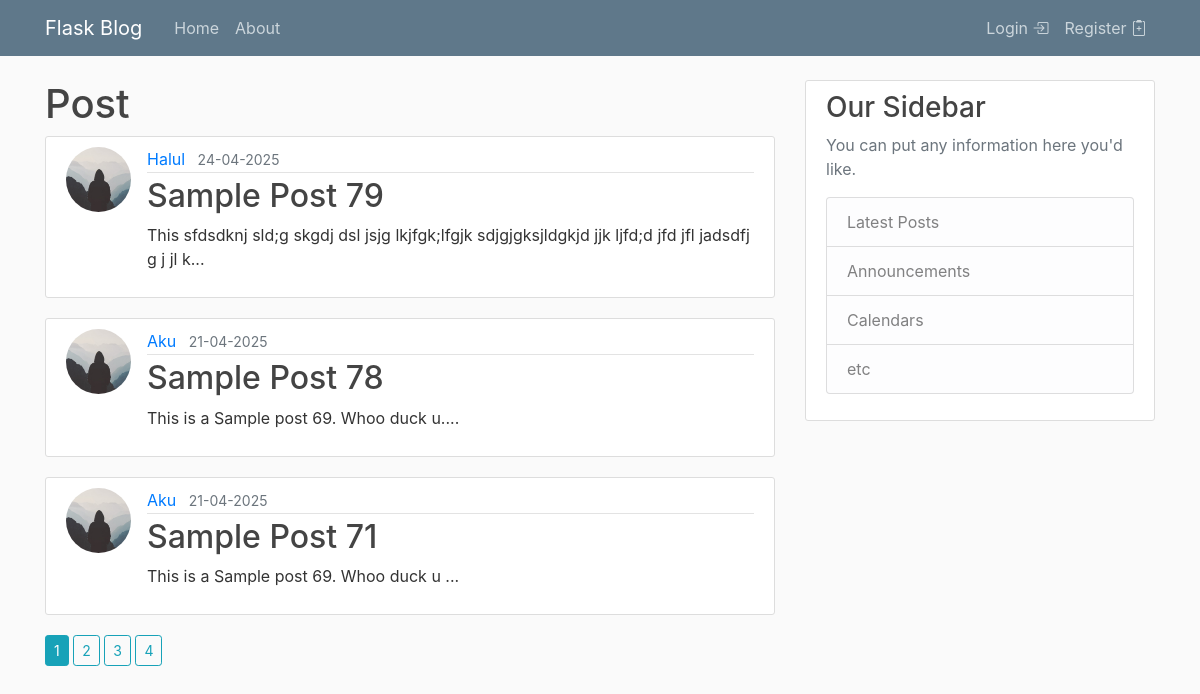
The page /home on the database its author committed.
### app/models.py (models this page shows, shortened)
class Post(db.Model):
    id=db.Column(db.Integer, primary_key=True)
    title=db.Column(db.String(50), nullable=False)
    date=db.Column(db.DateTime, nullable=False, default=datetime.utcnow)
    content=db.Column(db.Text, nullable=True)
    user_id=db.Column(db.Integer, db.ForeignKey('users.id'), nullable=False)

class User(db.Model, UserMixin):
    __tablename__ = 'users'
    id = db.Column(db.Integer, primary_key=True)
    user_name = db.Column(db.String(20), unique=True, nullable=False)
    email = db.Column(db.String(120), unique=True, nullable=False)
    image_file = db.Column(db.String(20), nullable=False, default="fb96dc9d77bfdf8c.jpg")
    paswd = db.Column(db.String(60), nullable=False)
    posts = db.relationship('Post', backref='author', lazy=True)

### app/main/routes.py (the view)
@main.route("/home", methods=['GET'])
def fuck_off():
    page=request.args.get('page', 1, type=int)
    return render_template("base.html", posts=Post.query.order_by(Post.date.desc()).paginate(per_page=3, page=page), User=User)

### app/templates/base.html
{% extends "layout.html" %}
{% block content %}
<h1>Post</h1>
{% for post in posts.items %}
<article class="media content-section">
  <img class="rounded-circle article-img" src="{{ url_for('static', filename="profile_pic/" + post.author.image_file) }}">
  <div class="media-body">
    <div class="article-metadata">
      <a class="mr-2" href="{{ url_for("users.user_posts", usr_name=post.author.user_name) }}">
            {% if post.user_id %}
                {{ post.author.user_name if post.user_id else "Default author" }}
            {% endif %}
      </a>
      <small class="text-muted">
            {% if post.date %}
                {{ post.date.strftime('%d-%m-%Y') }}
            {% else %}
                April 69, 6969
            {% endif %}
      </small>
    </div>
    <h2><a class="article-title" href="{{ url_for('posts.view_post', post_id=post.id) }}">{{ post.title }}</a></h2>
    <p class="article-content">{{ post.content[:100] }}...</p>
  </div>
</article>
{% endfor %}
  {% for page_num in posts.iter_pages(left_edge=1, right_edge=1, left_current=1, right_current=2) %}
    {% if page_num %}
      {% if posts.page == page_num %}
        <a href="{{ url_for("main.fuck_off", page=page_num) }}" class="btn btn-info btn-sm mb-4">{{ page_num }}</a>
      {% else %}
        <a href="{{ url_for("main.fuck_off", page=page_num) }}" class="btn btn-outline-info btn-sm mb-4">{{ page_num }}</a>
      {% endif %}
    {% else %}
      ...
    {% endif %}
  {% endfor %}
{% endblock content %}

### app/templates/layout.html (shortened to what this page needs)
<!DOCTYPE html>
<html>
    <head>
        <link rel="stylesheet" href="https://cdn.jsdelivr.net/npm/bootstrap@4.6.2/dist/css/bootstrap.min.css" />
        <link href="https://cdn.jsdelivr.net/npm/bootstrap-icons@1.11.3/font/bootstrap-icons.min.css" rel="stylesheet">
        <link rel="stylesheet" type="text/css" href='{{ url_for("static", filename="main.css" )}}' />
    </head>
    <body>
        <header class="site-header">
            <nav class="navbar navbar-expand-md navbar-dark bg-steel fixed-top">
                <div class="container">
                <a class="navbar-brand mr-4" href='{{ url_for("main.fuck_off") }}'>Flask Blog</a>
                <div class="collapse navbar-collapse" id="navbarToggle">
                    <div class="navbar-nav mr-auto">
                    <a class="nav-item nav-link" href='{{ url_for("main.fuck_off") }}'>Home</a>
                    <a class="nav-item nav-link" href='{{ url_for("main.hello") }}'>About</a>
                    </div>
                    <div class="navbar-nav">
                        {% if not current_user.is_authenticated %}
                            <a class="nav-item nav-link" href='{{ url_for("users.login_func") }}'>Login <i class="bi bi-box-arrow-in-right"></i></a>
                            <a class="nav-item nav-link" href='{{ url_for("users.register") }}'>Register <i class="bi bi-clipboard2-plus"></i></a>
                        {% endif %}
                    </div>
                </div>
                </div>
            </nav>
        </header>
        <main role="main" class="container">
        <div class="row">
            <div class="col-md-8">
            {% block content %}{% endblock content %}
            </div>
            <div class="col-md-4">
            <div class="content-section">
                <h3>Our Sidebar</h3>
                <p class='text-muted'>You can put any information here you'd like.
                <ul class="list-group">
                    <li class="list-group-item list-group-item-light">Latest Posts</li>
                    <li class="list-group-item list-group-item-light">Announcements</li>
                    <li class="list-group-item list-group-item-light">Calendars</li>
                    <li class="list-group-item list-group-item-light">etc</li>
                </ul>
                </p>
            </div>
            </div>
        </div>
</main>
    </body>
</html>

### app/static/main.css (style rules this page uses)
body { background: #fafafa; color: #333333; margin-top: 5rem; }
h1, h2, h3, h4, h5, h6 { color: #444444; }
.bg-steel { background-color: #5f788a; }
.site-header .navbar-nav .nav-link { color: #cbd5db; }
.content-section { background: #ffffff; padding: 10px 20px; border: 1px solid #dddddd; border-radius: 3px; margin-bottom: 20px; }
.article-title { color: #444444; }
.article-content { white-space: pre-line; }
.article-img { height: 65px; width: 65px; margin-right: 16px; }
.article-metadata { padding-bottom: 1px; margin-bottom: 4px; border-bottom: 1px solid #e3e3e3 }

### rows shown on the page
Post: image_file (picture), author "Halul", date "24-04-2025", title "Sample Post 79", content "This sfdsdknj sld;g skgdj dsl jsjg lkjfgk;lfgjk sdjgjgksjldgkjd jjk ljfd;d jfd jfl jadsdfj g j jl k"
Post: image_file (picture), author "Aku", date "21-04-2025", title "Sample Post 78", content "This is a Sample post 69. Whoo duck u."
Post: image_file (picture), author "Aku", date "21-04-2025", title "Sample Post 71", content "This is a Sample post 69. Whoo duck u"

### other values the page prints
{{ page_num }} "1"
{{ page_num }} "2" "3" "4"
